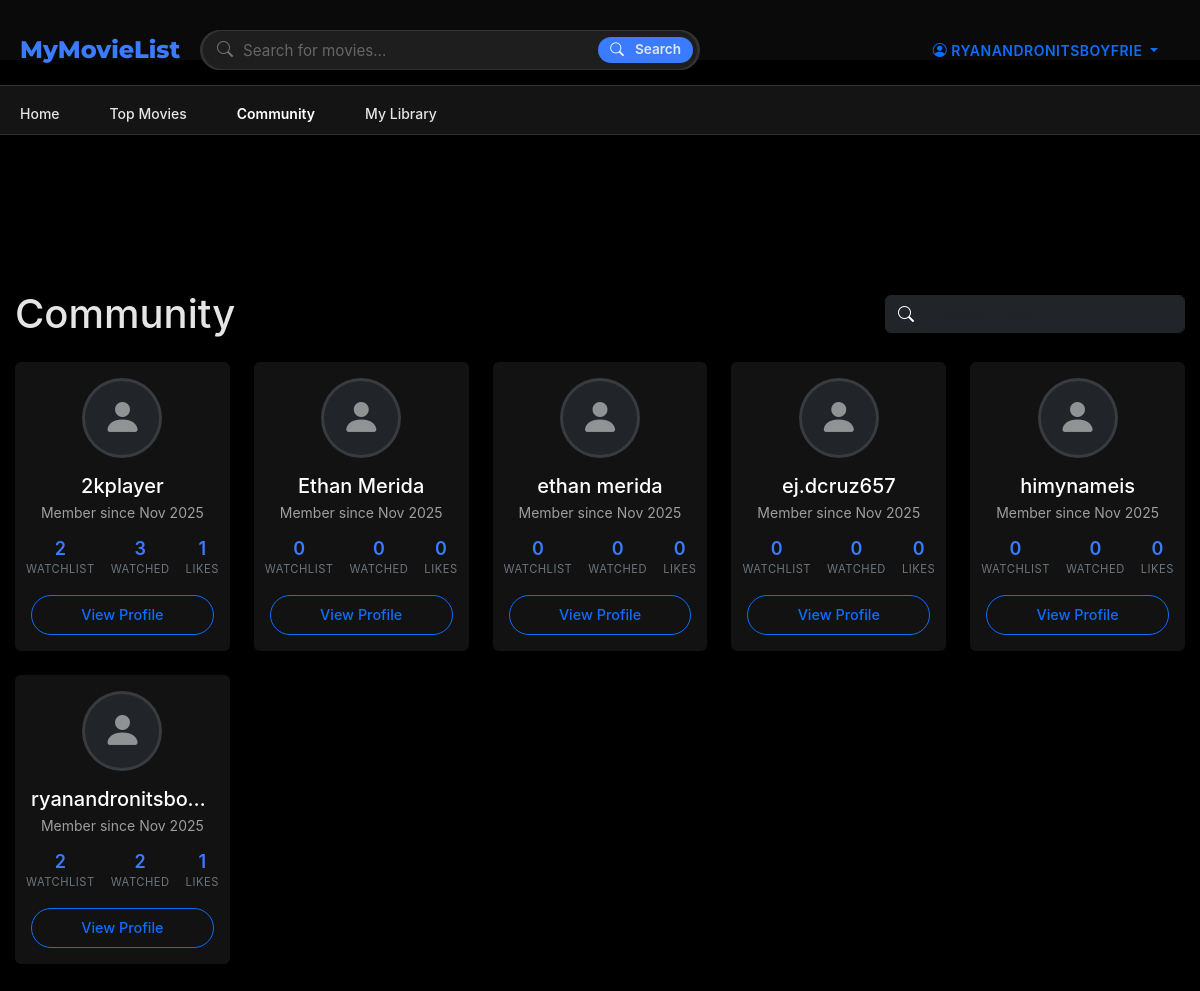
Screenshot of /community (signed in) with the database file from the repository.
### board/models.py (models this page shows, shortened)
class User(UserMixin, db.Model):
    __tablename__ = 'users'
    id = db.Column(db.Integer, primary_key=True)
    username = db.Column(db.String(64), unique=True, nullable=False)
    email = db.Column(db.String(120), unique=True, nullable=False)
    password_hash = db.Column(db.String(128))
    created_at = db.Column(db.DateTime, default=datetime.utcnow)
    last_login = db.Column(db.DateTime)
    is_active = db.Column(db.Boolean, default=True)
    watchlist = db.relationship(
        'Movie',
        secondary=watchlist,
        lazy='dynamic',
        backref=db.backref('watchers', lazy='dynamic')
    )
    favorite_movies = db.relationship(
        'Movie',
        secondary=favorites,
        lazy='dynamic',
        backref=db.backref('favorited_by', lazy='dynamic')
    )
    watched_movies = db.relationship(
        'Movie',
        secondary=watched,
        lazy='dynamic',
        backref=db.backref('watched_by', lazy='dynamic')
    )

### board/pages.py (the view)
@bp.route('/community')
def community():
    users = User.query.filter_by(is_active=True)\
                    .order_by(User.last_login.desc())\
                    .limit(50).all()  # Limit to 50 most recent users
    for user in users:
        user.stats = {
            'watchlist_count': user.watchlist.count(),
            'watched_count': user.watched_movies.count(),
            'favorites_count': user.favorite_movies.count()
        }
    return render_template('community.html', users=users)

### board/templates/community.html (shortened to what this page needs)
{% extends "base.html" %}
{% block content %}
<div class="container py-4">
    <div class="d-flex justify-content-between align-items-center mb-4">
        <h1 class="mb-0">Community</h1>
        <div class="d-flex align-items-center">
            <div class="input-group" style="max-width: 300px;">
                <span class="input-group-text bg-dark border-dark"><i class="bi bi-search text-white"></i></span>
                <input type="text" class="form-control bg-dark text-white border-dark" placeholder="Search users..." id="userSearch">
            </div>
        </div>
    </div>
    <div class="row row-cols-2 row-cols-md-3 row-cols-lg-4 row-cols-xl-5 g-4" id="userGrid">
        {% for user in users %}
        <div class="col">
            <div class="card h-100 border-0 shadow-sm hover-shadow transition-all">
                <div class="card-body text-center p-3">
                    <div class="mb-3">
                        <div class="mx-auto position-relative" style="width: 80px; height: 80px;">
                            <div class="avatar-placeholder rounded-circle w-100 h-100 d-flex align-items-center justify-content-center bg-dark">
                                <i class="bi bi-person-fill text-white-50" style="font-size: 2.5rem;"></i>
                            </div>
                        </div>
                    </div>
                    <h5 class="card-title mb-1 text-truncate" title="{{ user.username }}">
                        {{ user.username }}
                    </h5>
                    <p class="text-muted small mb-3">
                        Member since {{ user.created_at.strftime('%b %Y') }}
                    </p>
                    <div class="d-flex justify-content-center gap-3 text-center mb-3">
                        <div class="stat-item">
                            <div class="stat-value">{{ user.stats.watchlist_count }}</div>
                            <div class="stat-label">Watchlist</div>
                        </div>
                        <div class="stat-item">
                            <div class="stat-value">{{ user.stats.watched_count }}</div>
                            <div class="stat-label">Watched</div>
                        </div>
                        <div class="stat-item">
                            <div class="stat-value">{{ user.stats.favorites_count }}</div>
                            <div class="stat-label">Likes</div>
                        </div>
                    </div>
                    <a href="{{ url_for('pages.profile', user_id=user.id) }}"
                       class="btn btn-sm btn-outline-primary w-100">
                        View Profile
                    </a>
                </div>
            </div>
        </div>
        {% endfor %}
    </div>
</div>
{% endblock %}

### board/templates/base.html (shortened to what this page needs)
<!DOCTYPE html>
<html lang="en">
<head>
    <link href="https://cdn.jsdelivr.net/npm/bootstrap@5.3.0/dist/css/bootstrap.min.css" rel="stylesheet">
    <link rel="stylesheet" href="https://cdn.jsdelivr.net/npm/bootstrap-icons@1.10.0/font/bootstrap-icons.css">
    <link rel="stylesheet" href="{{ url_for('static', filename='styles.css') }}">
    <link rel="stylesheet" href="{{ url_for('static', filename='css/movie_transitions.css') }}">
</head>
<body class="{% if request.endpoint == 'pages.my_library' %}library-page{% endif %}">
    <header class="header">
        <div class="header-top d-none d-lg-flex">
            <h1>MyMovieList</h1>
            <div class="search-container">
                <form action="{{ url_for('pages.search') }}" method="GET" class="search-form" id="searchForm">
                    <div class="search-bar">
                        <input
                            type="text"
                            name="q"
                            id="searchInput"
                            value="{{ search_query if search_query is defined else '' }}"
                            placeholder="Search for movies..."
                            class="search-input"
                            aria-label="Search movies"
                            required
                        >
                        <button type="submit" class="search-button" aria-label="Search">
                            <i class="bi bi-search"></i>
                            <span>Search</span>
                        </button>
                    </div>
                </form>
            </div>
            <div class="auth-buttons">
                {% if current_user.is_authenticated %}
                    <div class="dropdown">
                        <button class="btn btn-outline-primary dropdown-toggle" type="button" id="userDropdown" data-bs-toggle="dropdown" data-bs-auto-close="true" aria-expanded="false">
                            <i class="bi bi-person-circle"></i> {{ current_user.username }}
                        </button>
                    </div>
                {% else %}
                    <a href="{{ url_for('pages.signin') }}" class="btn btn-outline">Sign In</a>
                    <a href="{{ url_for('pages.signup') }}" class="btn btn-primary">Sign Up</a>
                {% endif %}
            </div>
        </div>
        <nav class="main-nav d-none d-lg-block">
            <div class="nav-container">
                <ul class="nav-links">
                    <li class="{% if request.endpoint == 'pages.home' %}active{% endif %}">
                        <a href="{{ url_for('pages.home') }}">Home</a>
                    </li>
                    <li class="{% if request.endpoint == 'pages.top_movies' %}active{% endif %}">
                        <a href="{{ url_for('pages.top_movies') }}">Top Movies</a>
                    </li>
                    <li class="{% if request.endpoint == 'pages.community' %}active{% endif %}">
                        <a href="{{ url_for('pages.community') }}">Community</a>
                    </li>
                    {% if current_user.is_authenticated %}
                    <li class="{% if request.endpoint == 'pages.my_library' %}active{% endif %}">
                        <a href="{{ url_for('pages.my_library') }}">My Library</a>
                    </li>
                    {% endif %}
                </ul>
            </div>
        </nav>
    </header>
    <main class="main-content">
        {% block content %}{% endblock %}
    </main>
</body>
</html>

### board/templates/community.html (style rules this page uses)
.hover-shadow { transition: transform 0.2s ease, box-shadow 0.2s ease; }
.stat-value { font-weight: 600; line-height: 1; color: var(--accent-color); }
.stat-label { font-size: 0.7rem; color: #6c757d; text-transform: uppercase; letter-spacing: 0.5px; }
.avatar-placeholder { overflow: hidden; border: 3px solid rgba(255, 255, 255, 0.1); }

### board/templates/base.html (style rules this page uses)
.header { transition: all 0.3s ease; }

### rows the page displays
User: username "RYANANDRONITSBOYFRIE", username "ryanandronitsbo…", created_at "Nov 2025", stats.watchlist_count "2", stats.watched_count "2", stats.favorites_count "1"
User: username "2kplayer", created_at "Nov 2025", stats.watchlist_count "2", stats.watched_count "3", stats.favorites_count "1"
User: username "Ethan Merida", created_at "Nov 2025", stats.watchlist_count "0", stats.watched_count "0", stats.favorites_count "0"
User: username "ethan merida", created_at "Nov 2025", stats.watchlist_count "0", stats.watched_count "0", stats.favorites_count "0"
User: username "ej.dcruz657", created_at "Nov 2025", stats.watchlist_count "0", stats.watched_count "0", stats.favorites_count "0"
User: username "himynameis", created_at "Nov 2025", stats.watchlist_count "0", stats.watched_count "0", stats.favorites_count "0"
